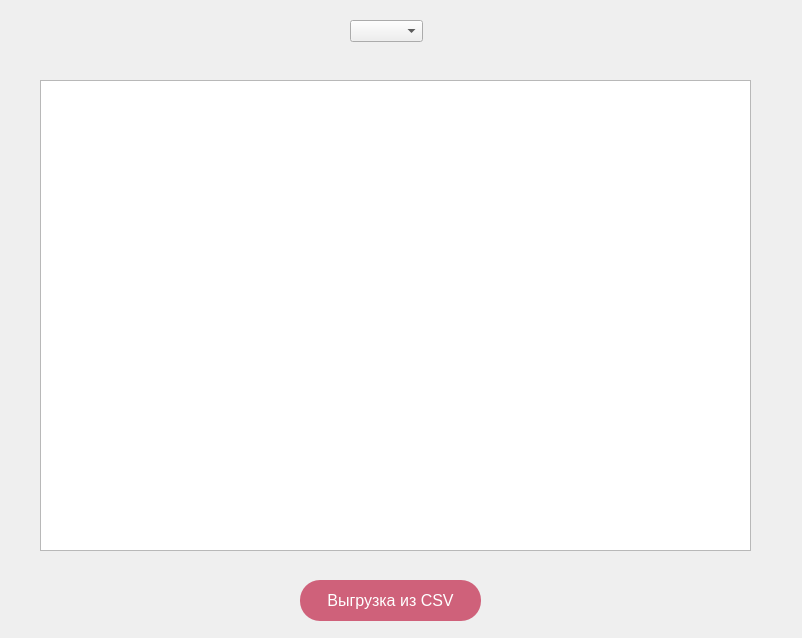
<?xml version="1.0" encoding="UTF-8"?>
<ui version="4.0">
 <class>Form</class>
 <widget class="QWidget" name="Form">
  <property name="geometry">
   <rect>
    <x>0</x>
    <y>0</y>
    <width>802</width>
    <height>638</height>
   </rect>
  </property>
  <property name="windowTitle">
   <string>Form</string>
  </property>
  <widget class="QTableWidget" name="tableWidget">
   <property name="geometry">
    <rect>
     <x>40</x>
     <y>80</y>
     <width>711</width>
     <height>471</height>
    </rect>
   </property>
  </widget>
  <widget class="QPushButton" name="pushButton_load_csv">
   <property name="geometry">
    <rect>
     <x>300</x>
     <y>580</y>
     <width>181</width>
     <height>41</height>
    </rect>
   </property>
   <property name="styleSheet">
    <string notr="true">QPushButton {
    background-color: #cf617a; /* Розовый цвет фона */
    color: white; /* Белый цвет текста */
    border: none; /* Убрать рамку */
    border-radius: 20px; /* Закругление углов для овала */
     padding: 10px 20px; /* Внутренние отступы */
    font-size: 16px; /* Размер шрифта */
    /* Задаем овальную форму */
}

QPushButton:hover {
    background-color: #c36077; /* Цвет фона при наведении */
}

QPushButton:pressed {
    background-color: #703845; /* Цвет фона при нажатии */
}</string>
   </property>
   <property name="text">
    <string>Выгрузка из CSV</string>
   </property>
  </widget>
  <widget class="QComboBox" name="comboBox_year">
   <property name="geometry">
    <rect>
     <x>350</x>
     <y>20</y>
     <width>73</width>
     <height>22</height>
    </rect>
   </property>
  </widget>
  <widget class="QLabel" name="label">
   <property name="geometry">
    <rect>
     <x>0</x>
     <y>0</y>
     <width>811</width>
     <height>641</height>
    </rect>
   </property>
   <property name="text">
    <string/>
   </property>
   <property name="pixmap">
    <pixmap>../../Downloads/обои.jpg</pixmap>
   </property>
   <property name="scaledContents">
    <bool>true</bool>
   </property>
  </widget>
  <zorder>label</zorder>
  <zorder>tableWidget</zorder>
  <zorder>pushButton_load_csv</zorder>
  <zorder>comboBox_year</zorder>
 </widget>
 <resources/>
 <connections/>
</ui>
